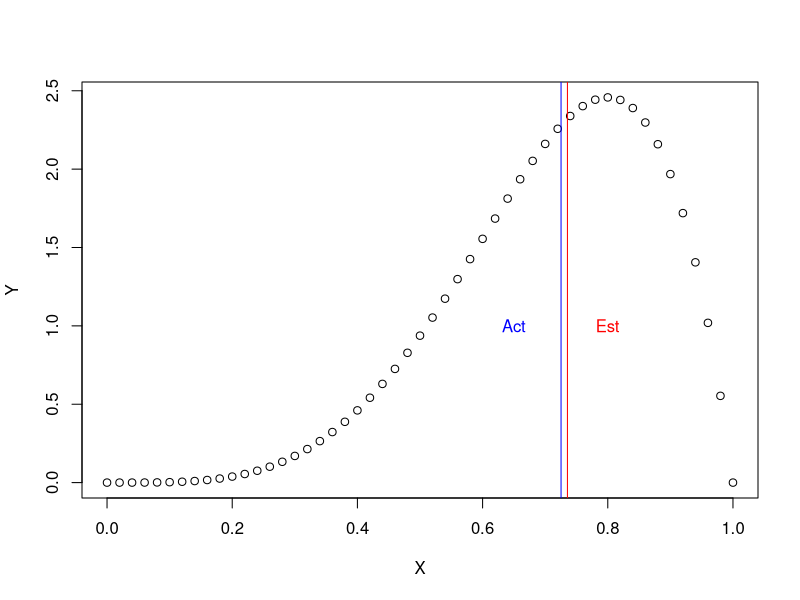
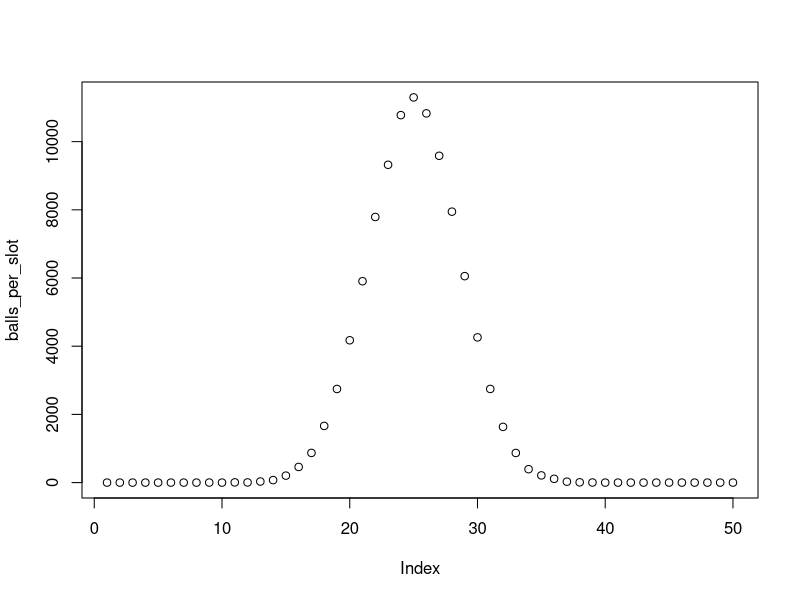

The R script that drew these images, in order:
## ---- chunk 1
knitr::opts_chunk$set(echo = TRUE)
## ---- chunk 2
f <- function(x) { 30*x^4 - 30 * x ^ 5}
g <- function(x) { (6 * x^5) - (5 * x^6) - 0.5}

median_est = uniroot(g, c(0,1))
median_est$root
## ---- chunk 3
X <- seq(0, 1, by = 0.02)
Y <- dbeta(X, shape1=5, shape2=2)
median_act <- median(Y, na.rm = FALSE)
median_act
## ---- chunk 4
plot(X,Y)
abline(v=median_est$root, col='red')
text(0.80, 1, labels='Est', col='red')
abline(v=median_act, col='blue')
text(0.65, 1, labels='Act', col='blue')

sprintf("The estimated median is: %f", median_est)
sprintf("The calculated median is: %f", median_act)
## ---- chunk 5
balls_dropped <- 10^5
slots <- 50
balls_per_slot <- rep(0, slots)
for(ball in 1:balls_dropped)
{
  mean <- rbinom(1, slots, 0.5)                      # Calculate the final landing place
  mean <- trunc(mean)                                # Truncate to integer value
  balls_per_slot[mean] <- balls_per_slot[mean] + 1   # Increment the sum for the slot
}
plot(balls_per_slot)
